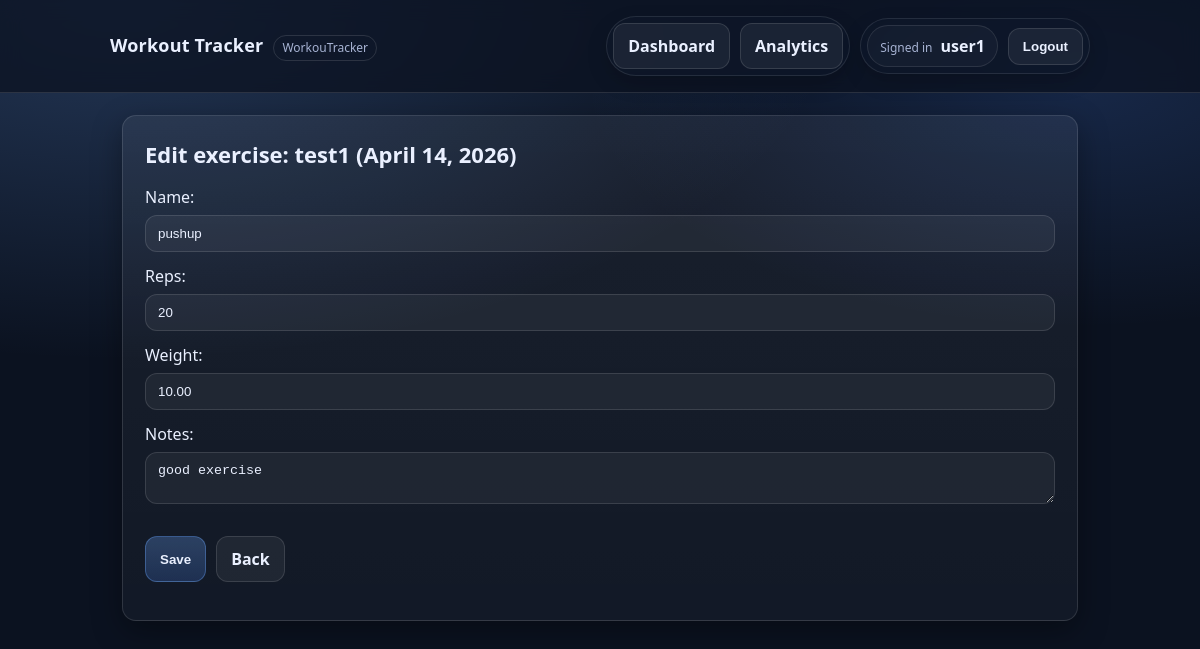
The page /workouts/2/exercises/2/edit/ (signed in) on the database its author committed.
### workouts/models.py (models this page shows, shortened)
class Workout(models.Model):
    name = models.CharField(max_length=100)
    date = models.DateField()
    finished = models.BooleanField(default=False)
    notes = models.TextField(blank=True)
    user = models.ForeignKey(
        settings.AUTH_USER_MODEL,
        on_delete=models.CASCADE,
        related_name='workouts',
    )

class Exercise(models.Model):
    name = models.CharField(max_length=100)
    reps = models.PositiveIntegerField()
    weight = models.DecimalField(max_digits=6, decimal_places=2)
    completed = models.BooleanField(default=False)
    notes = models.TextField(blank=True)
    workout = models.ForeignKey(
        Workout,
        on_delete=models.CASCADE,
        related_name='exercises',
    )

### workouts/views.py (the view, shortened to what this page needs)
class ExerciseUpdateView(LoginRequiredMixin, UpdateView):
    model = Exercise
    form_class = ExerciseForm
    template_name = 'workouts/exercise_form.html'
    def dispatch(self, request, *args, **kwargs):
        self.workout = get_object_or_404(Workout, pk=kwargs['workout_pk'], user=request.user)
        return super().dispatch(request, *args, **kwargs)
    def get_queryset(self):
        return Exercise.objects.filter(workout=self.workout)
    def get_context_data(self, **kwargs):
        context = super().get_context_data(**kwargs)
        context['workout'] = self.workout
        return context

### workouts/forms.py
class ExerciseForm(forms.ModelForm):
    class Meta:
        model = Exercise
        fields = ['name', 'reps', 'weight', 'notes']
        widgets = {
            'notes': forms.Textarea(attrs={'rows': 2, 'placeholder': 'Notes...'}),
        }

### workouts/templates/workouts/exercise_form.html (shortened to what this page needs)
{% extends 'base.html' %}
{% block content %}
  {% if form.instance.pk %}
    <h2>Edit exercise: {{ workout.name }} ({{ workout.date }})</h2>
  {% else %}
    <h2>Add exercise to: {{ workout.name }} ({{ workout.date }})</h2>
  {% endif %}
  <form class="form" method="post">
    {{ form.as_p }}
    <div class="actions">
      <button class="btn btn-primary" type="submit">Save</button>
      <a class="btn" href="{% url 'workout_detail' workout.pk %}">Back</a>
    </div>
  </form>
{% endblock %}

### workouts/templates/base.html (shortened to what this page needs)
<!doctype html>
<html lang="en">
  <head>
    {% load static %}
    <link
      href="https://cdn.jsdelivr.net/npm/bootstrap@5.3.3/dist/css/bootstrap-grid.min.css"
      rel="stylesheet"
    />
    <link rel="stylesheet" href="{% static 'workouts/styles.css' %}?v=2" />
  </head>
  <body>
    <header class="topbar">
      <div class="container topbar-inner">
        <div class="brand">
          <a class="brand-title" href="{% url 'workout_list' %}">Workout Tracker</a>
          <span class="badge">WorkouTracker</span>
        </div>
        <nav class="nav">
          {% if user.is_authenticated %}
            <div class="nav-left nav-group">
              <a
                class="btn nav-link {% if request.resolver_match.url_name == 'dashboard' %}is-active{% endif %}"
                href="{% url 'dashboard' %}"
              >
                Dashboard
              </a>
              <a
                class="btn nav-link {% if request.resolver_match.url_name == 'analytics' %}is-active{% endif %}"
                href="{% url 'analytics' %}"
              >
                Analytics
              </a>
            </div>
            <div class="nav-right nav-group">
              <span class="user-chip">
                <span class="user-chip-label">Signed in</span>
                <strong>{{ user.username }}</strong>
              </span>
              <form method="post" action="{% url 'logout' %}" style="display:inline;">
                <button class="btn" type="submit">Logout</button>
              </form>
            </div>
          {% else %}
            <a class="btn btn-primary" href="{% url 'login' %}">Login</a>
            <a class="btn" href="{% url 'signup' %}">Sign up</a>
          {% endif %}
        </nav>
      </div>
    </header>
    <main class="container">
      <section class="panel page">
        {% block content %}{% endblock %}
      </section>
    </main>
  </body>
</html>

### workouts/static/workouts/styles.css (style rules this page uses)
:root { --bg: #0b1220; --panel: #0f1a2e; --panel-2: #111f38; --text: #eaf0ff; --muted: #a7b3d3; --border: rgba(255, 255, 255, 0.12); --primary: #6ea8fe; --primary-2: #4f8cff; --danger: #ff6b6b; --shadow: 0 10px 30px rgba(0, 0, 0, 0.35); --radius: 14px; }
* { box-sizing: border-box; }
html, body { height: 100%; }
body { margin: 0; font-family: ui-sans-serif, system-ui, -apple-system, Segoe UI, Roboto, Arial, "Apple Color Emoji", "Segoe UI Emoji"; background: radial-gradient(1200px 600px at 10% 0%, rgba(110, 168, 254, 0.25), transparent 60%), radial-gradient(900px 450px at 90% 10%, rgba(79, 140, 255, 0.18), transparent 55%), var(--bg); color: var(--text); line-height: 1.5; }
a { color: var(--text); text-decoration: none; }
.container { width: min(980px, calc(100% - 32px)); margin: 0 auto; }
.topbar { position: sticky; top: 0; z-index: 10; backdrop-filter: blur(10px); background: rgba(11, 18, 32, 0.75); border-bottom: 1px solid var(--border); }
.topbar-inner { display: flex; align-items: center; justify-content: space-between; gap: 16px; padding: 16px 0; }
.brand { display: flex; align-items: baseline; gap: 10px; }
.brand-title { font-size: 18px; font-weight: 750; letter-spacing: 0.2px; }
.badge { font-size: 12px; color: var(--muted); border: 1px solid var(--border); padding: 3px 8px; border-radius: 999px; }
.nav { display: flex; align-items: center; gap: 10px; color: var(--muted); flex-wrap: wrap; }
.nav-left, .nav-right { display: flex; align-items: center; gap: 10px; }
.nav-group { padding: 6px; border-radius: 999px; border: 1px solid rgba(255, 255, 255, 0.10); background: rgba(15, 26, 46, 0.35); box-shadow: 0 8px 20px rgba(0, 0, 0, 0.18); }
.nav-right { justify-content: flex-end; }
.nav-link { padding: 9px 12px; border-radius: 999px; }
.user-chip { display: inline-flex; align-items: baseline; gap: 8px; padding: 8px 12px; border: 1px solid rgba(255, 255, 255, 0.10); border-radius: 999px; background: rgba(255, 255, 255, 0.03); color: var(--muted); }
.user-chip strong { color: var(--text); font-weight: 650; }
.user-chip-label { font-size: 12px; }
.nav strong { color: var(--text); font-weight: 650; }
.panel { background: linear-gradient(180deg, rgba(255, 255, 255, 0.06), rgba(255, 255, 255, 0.03)); border: 1px solid var(--border); border-radius: var(--radius); box-shadow: var(--shadow); }
.page { padding: 22px; margin: 22px 0 40px; }
h2 { margin: 0 0 14px; font-size: 22px; }
.actions { display: flex; gap: 10px; flex-wrap: wrap; margin: 14px 0 16px; }
.btn { display: inline-flex; align-items: center; justify-content: center; border-radius: 12px; border: 1px solid var(--border); padding: 10px 14px; background: rgba(255, 255, 255, 0.06); color: var(--text); font-weight: 650; cursor: pointer; }
.btn-primary { border-color: rgba(110, 168, 254, 0.35); background: linear-gradient(180deg, rgba(110, 168, 254, 0.28), rgba(79, 140, 255, 0.20)); }
.form { display: grid; gap: 12px; }
form p { margin: 0; }
input, select, textarea { width: 100%; margin-top: 6px; padding: 10px 12px; border-radius: 12px; border: 1px solid var(--border); background: rgba(255, 255, 255, 0.05); color: var(--text); }
input::placeholder, textarea::placeholder { color: rgba(167, 179, 211, 0.7); }

### rows shown on the page
Workout: name "test1", date "April 14, 2026"
Exercise: name "pushup", reps "20", weight "10.00", notes "good exercise"

### other values the page prints
{{ user.username }} "user1"
